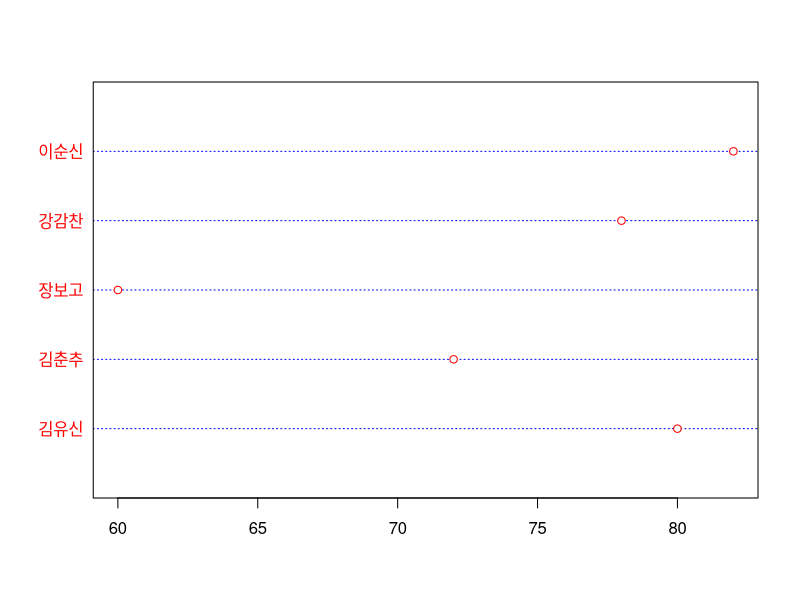

Write R code to recreate this figure. (Note: this script raises an error after producing the figure.)
#날짜 : 2021/06/29
#이름 : 김철학
#내용 : Ch05.데이터 시각화 - 점차트 교재 p146

score <- c(80, 72, 60, 78, 82)
names(score) <- c('김유신', '김춘추', '장보고', '강감찬', '이순신')

dotchart(score, color = 'red', lcolor = 'blue')


#교재 p146 실습 - 점 차트 사용하기
help(dotchart)
par(mfrow=c(1,1))
dotchart(chart_data,color = c("blue","red"),
         lcolor="black",pch=1:2,
         labels=names(chart_data),
         xlab="매출액",
         main="점차트 시각화",
         cex=1.2)

